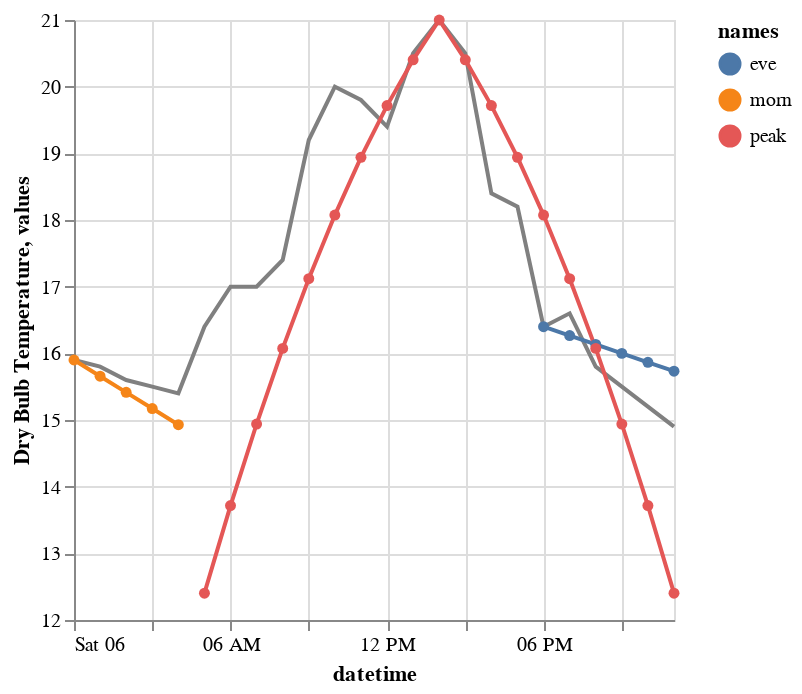

Notebook code cell kept with this figure:
### Code cell
day = 6
profile = fit_day_profile(df, day, models)
plot_day_profile(profile, df, day)

### Figure 1 — Vega-Lite specification as saved in the notebook (floating-point values rounded to 4 significant figures)
{"config": {"view": {"continuousWidth": 300, "continuousHeight": 300}}, "layer": [{"data": {"name": "data-8faeca43d85426c7156c729090ebd271"}, "mark": {"type": "line"}, "encoding": {"color": {"value": "grey"}, "x": {"field": "datetime", "type": "temporal"}, "y": {"field": "Dry Bulb Temperature", "type": "quantitative"}}}, {"data": {"name": "data-acea48898292ee07d41067e36c67d504"}, "mark": {"type": "line", "point": true}, "encoding": {"color": {"field": "names", "type": "nominal"}, "x": {"field": "datetime", "type": "temporal"}, "y": {"field": "values", "scale": {"zero": false}, "type": "quantitative"}}}], "$schema": "https://vega.github.io/schema/vega-lite/v5.20.1.json", "datasets": {"data-8faeca43d85426c7156c729090ebd271": [{"datetime": "2020-06-06T00:00:00", "Dry Bulb Temperature": 15.9}, {"datetime": "2020-06-06T01:00:00", "Dry Bulb Temperature": 15.8}, {"datetime": "2020-06-06T02:00:00", "Dry Bulb Temperature": 15.6}, {"datetime": "2020-06-06T03:00:00", "Dry Bulb Temperature": 15.5}, {"datetime": "2020-06-06T04:00:00", "Dry Bulb Temperature": 15.4}, {"datetime": "2020-06-06T05:00:00", "Dry Bulb Temperature": 16.4}, {"datetime": "2020-06-06T06:00:00", "Dry Bulb Temperature": 17.0}, {"datetime": "2020-06-06T07:00:00", "Dry Bulb Temperature": 17.0}, {"datetime": "2020-06-06T08:00:00", "Dry Bulb Temperature": 17.4}, {"datetime": "2020-06-06T09:00:00", "Dry Bulb Temperature": 19.2}, {"datetime": "2020-06-06T10:00:00", "Dry Bulb Temperature": 20.0}, {"datetime": "2020-06-06T11:00:00", "Dry Bulb Temperature": 19.8}, {"datetime": "2020-06-06T12:00:00", "Dry Bulb Temperature": 19.4}, {"datetime": "2020-06-06T13:00:00", "Dry Bulb Temperature": 20.5}, {"datetime": "2020-06-06T14:00:00", "Dry Bulb Temperature": 21.0}, {"datetime": "2020-06-06T15:00:00", "Dry Bulb Temperature": 20.5}, {"datetime": "2020-06-06T16:00:00", "Dry Bulb Temperature": 18.4}, {"datetime": "2020-06-06T17:00:00", "Dry Bulb Temperature": 18.2}, {"datetime": "2020-06-06T18:00:00", "Dry Bulb Temperature": 16.4}, {"datetime": "2020-06-06T19:00:00", "Dry Bulb Temperature": 16.6}, {"datetime": "2020-06-06T20:00:00", "Dry Bulb Temperature": 15.8}, {"datetime": "2020-06-06T21:00:00", "Dry Bulb Temperature": 15.5}, {"datetime": "2020-06-06T22:00:00", "Dry Bulb Temperature": 15.2}, {"datetime": "2020-06-06T23:00:00", "Dry Bulb Temperature": 14.9}], "data-acea48898292ee07d41067e36c67d504": [{"datetime": "2020-06-06T00:00:00", "values": 15.9, "names": "morn"}, {"datetime": "2020-06-06T01:00:00", "values": 15.66, "names": "morn"}, {"datetime": "2020-06-06T02:00:00", "values": 15.41, "names": "morn"}, {"datetime": "2020-06-06T03:00:00", "values": 15.17, "names": "morn"}, {"datetime": "2020-06-06T04:00:00", "values": 14.93, "names": "morn"}, {"datetime": "2020-06-06T18:00:00", "values": 16.4, "names": "eve"}, {"datetime": "2020-06-06T19:00:00", "values": 16.27, "names": "eve"}, {"datetime": "2020-06-06T20:00:00", "values": 16.13, "names": "eve"}, {"datetime": "2020-06-06T21:00:00", "values": 16.0, "names": "eve"}, {"datetime": "2020-06-06T22:00:00", "values": 15.87, "names": "eve"}, {"datetime": "2020-06-06T23:00:00", "values": 15.73, "names": "eve"}, {"datetime": "2020-06-06T05:00:00", "values": 12.4, "names": "peak"}, {"datetime": "2020-06-06T06:00:00", "values": 13.72, "names": "peak"}, {"datetime": "2020-06-06T07:00:00", "values": 14.94, "names": "peak"}, {"datetime": "2020-06-06T08:00:00", "values": 16.07, "names": "peak"}, {"datetime": "2020-06-06T09:00:00", "values": 17.12, "names": "peak"}, {"datetime": "2020-06-06T10:00:00", "values": 18.07, "names": "peak"}, {"datetime": "2020-06-06T11:00:00", "values": 18.94, "names": "peak"}, {"datetime": "2020-06-06T12:00:00", "values": 19.72, "names": "peak"}, {"datetime": "2020-06-06T13:00:00", "values": 20.4, "names": "peak"}, {"datetime": "2020-06-06T14:00:00", "values": 21.0, "names": "peak"}, {"datetime": "2020-06-06T15:00:00", "values": 20.4, "names": "peak"}, {"datetime": "2020-06-06T16:00:00", "values": 19.72, "names": "peak"}, {"datetime": "2020-06-06T17:00:00", "values": 18.94, "names": "peak"}, {"datetime": "2020-06-06T18:00:00", "values": 18.07, "names": "peak"}, {"datetime": "2020-06-06T19:00:00", "values": 17.12, "names": "peak"}, {"datetime": "2020-06-06T20:00:00", "values": 16.07, "names": "peak"}, {"datetime": "2020-06-06T21:00:00", "values": 14.94, "names": "peak"}, {"datetime": "2020-06-06T22:00:00", "values": 13.72, "names": "peak"}, {"datetime": "2020-06-06T23:00:00", "values": 12.4, "names": "peak"}]}}
